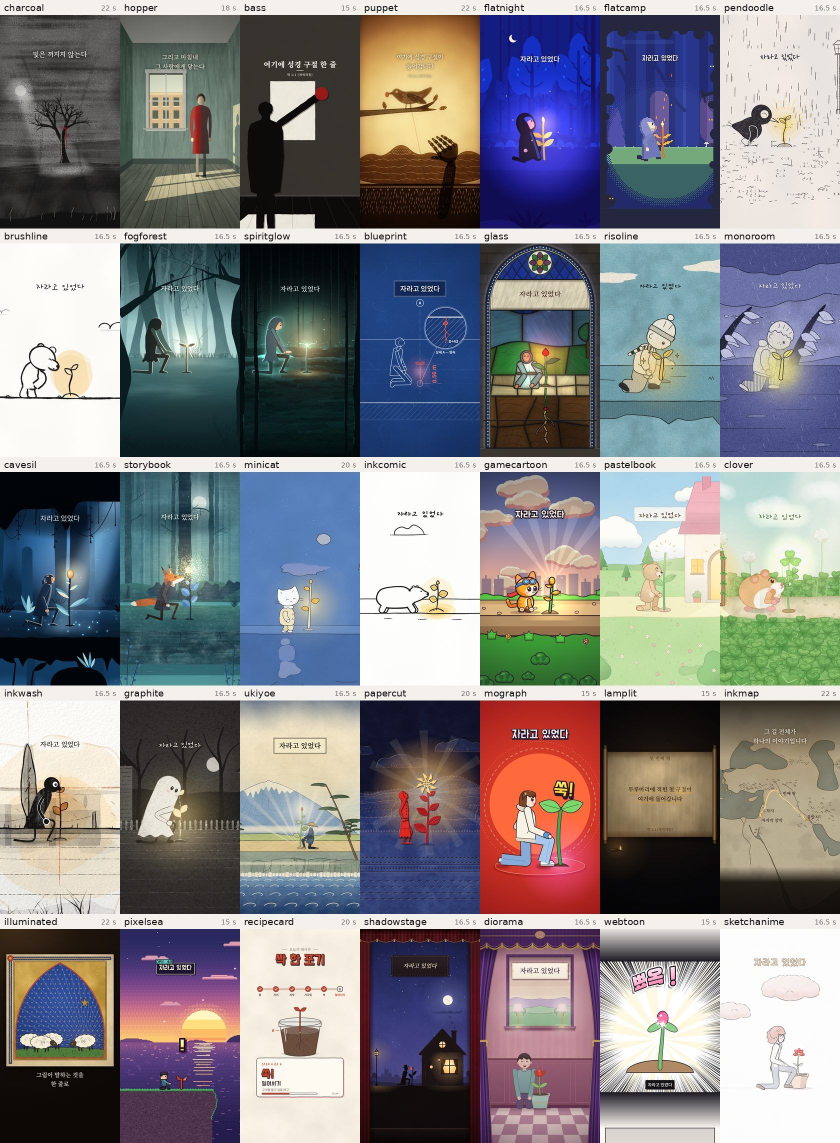
#> input picture canvas-film/kits/templates.jpg, 1680 x 2285 px (shown at 1/2 size); its folder holds only this picture in this run
$ python -i finish.py   (imports and definitions only)
#> lines starting #> are read from the running program, lines starting #| are printed output that depends on the picture
"""The lens and the film stock: linear render → the delivered frame. numpy + Pillow only.

Order matters and follows the light: glow in the lens (halation, bloom, streak) → the lens itself (softness,
aberration, distortion, vignette) → the stock's response (tone map) → the grade → grain → the letterbox.
Everything before the tone map works on scene-linear values, so a strip light at 40× white blooms like one.
"""
import numpy as np
from PIL import Image

from .util import hexcol

LUM = np.array([0.2126, 0.7152, 0.0722], np.float32)


# ---- blur / resample ----------------------------------------------------------------------------
def _box1(a, r, axis):
    if r < 1:
        return a
    pad = [(0, 0)] * a.ndim
    pad[axis] = (r + 1, r)
    c = np.cumsum(np.pad(a, pad, mode='edge'), axis=axis, dtype=np.float64)
    n = a.shape[axis]
    hi = np.take(c, np.arange(2 * r + 1, 2 * r + 1 + n), axis=axis)
    lo = np.take(c, np.arange(0, n), axis=axis)
    return ((hi - lo) / (2 * r + 1)).astype(np.float32)


def blur(a, sigma, sx=1.0, sy=1.0):
    """Gaussian-like blur (three box passes). Large sigmas run on a reduced copy: bloom does not need pixels."""
    if sigma <= 0.3:
        return a
    h, w = a.shape[:2]
    k = 1
    while sigma / k > 6 and min(h, w) // (k * 2) >= 8:
        k *= 2
    if k > 1:
        small = resize(a, max(1, w // k), max(1, h // k))
        return resize(blur(small, sigma / k, sx, sy), w, h)
    r = max(1, int(round(np.sqrt(12 * sigma * sigma / 3 + 1) / 2 - 0.5)))
    for _ in range(3):
        if sx > 0:
            a = _box1(a, max(1, int(round(r * sx))), 1)
        if sy > 0:
            a = _box1(a, max(1, int(round(r * sy))), 0)
    return a


# [16 lines left out: functions resize, _sample, not called in this run]


# ---- tone ---------------------------------------------------------------------------------------
_AGX_IN = np.array([[0.842479062253094, 0.0423282422610123, 0.0423756549057051],
                    [0.0784335999999992, 0.878468636469772, 0.0784336],
                    [0.0792237451477643, 0.0791661274605434, 0.879142973793104]], np.float32)
_AGX_OUT = np.array([[1.19687900512017, -0.0528968517574562, -0.0529716355144438],
                     [-0.0980208811401368, 1.15190312990417, -0.0980434501171241],
                     [-0.0990297440797205, -0.0989611768448433, 1.15107367264116]], np.float32)


# [142 lines left out: functions agx, filmic, encode, finish, fade_for, stats, not called in this run]


def sharpness(img8):
    """How sharp the sharpest part of the frame is (Laplacian energy of the best tiles). A shot whose subject is
    out of focus scores low everywhere."""
    a = img8.astype(np.float32) @ LUM
    rows = np.where(a.mean(1) > 1.5)[0]
    if len(rows) > 16:
        a = a[rows[0]:rows[-1] + 1]
    a = blur(a, 1.0)                                                     # look past the grain
    lap = np.abs(4 * a[1:-1, 1:-1] - a[:-2, 1:-1] - a[2:, 1:-1] - a[1:-1, :-2] - a[1:-1, 2:])
    th, tw = max(8, lap.shape[0] // 12), max(8, lap.shape[1] // 20)
    tiles = [lap[y:y + th, x:x + tw].mean() for y in range(0, lap.shape[0] - th + 1, th)
             for x in range(0, lap.shape[1] - tw + 1, tw)]
    tiles.sort()
    return float(np.mean(tiles[-max(1, len(tiles) // 20):]))

>>> import cv2
>>> picture = cv2.imread('../../../canvas-film/kits/templates.jpg')
#> picture is the input picture: shape (2285, 1680, 3); mean B, G, R 133.2, 129.6, 130.9
>>> result = sharpness(picture)
#> in sharpness, `a = img8.astype(np.float32) @ LUM`:
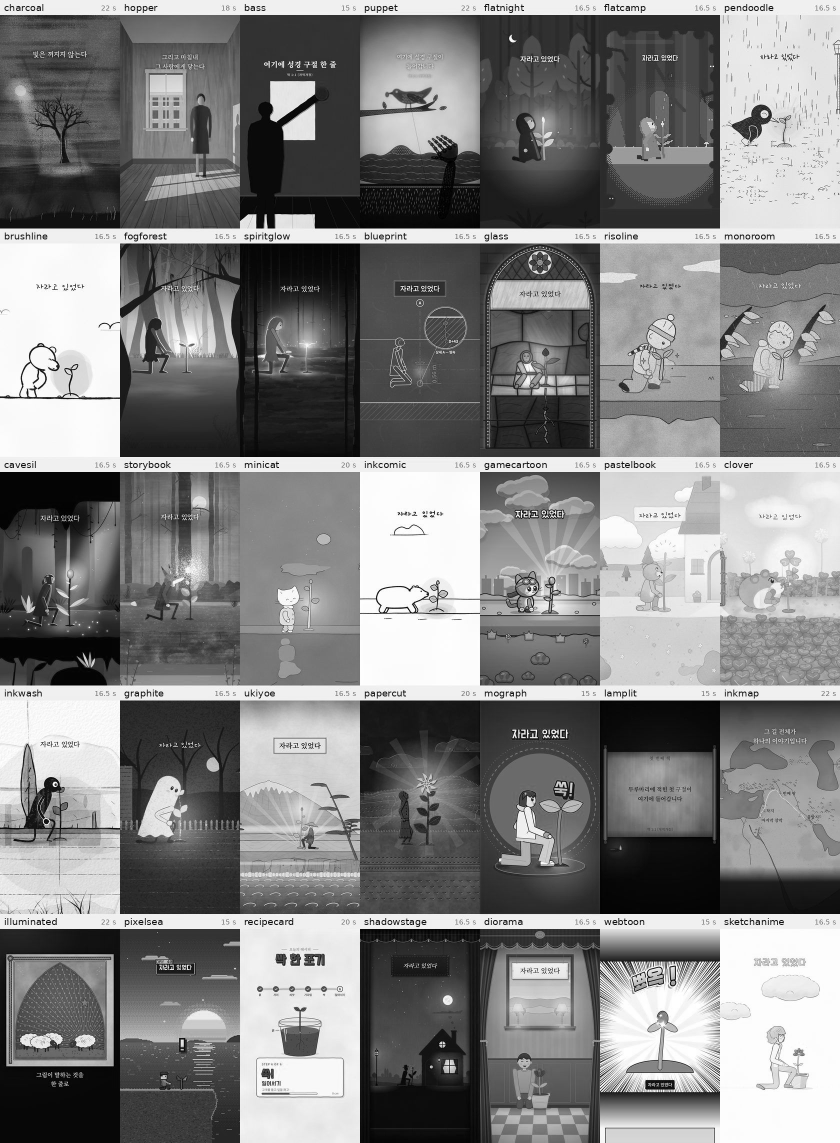
#> a: shape (2285, 1680) float32 (shown at 1/2 size); min 0, max 255, mean 130.5
#> in sharpness, `rows = np.where(a.mean(1) > 1.5)[0]`: rows = 2285 values from 0 to 2284
#> the loop in blur, `for _ in range(3):` made 3 passes
#> pass 1, in _box1, `c = np.cumsum(np.pad(a, pad, mode='edge'), axis=axis, dtype=np.float64)`:
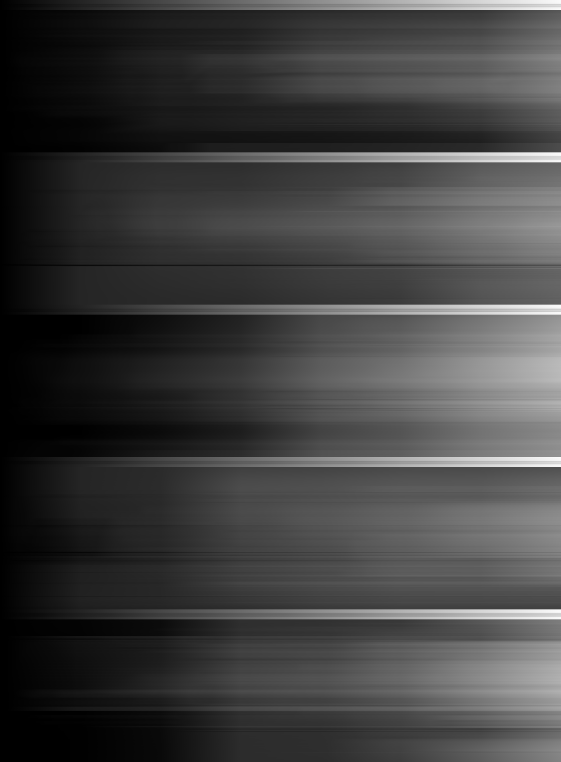
#> c: shape (2285, 1683) float64 (shown at 1/3 size); min 2.42, max 410819.8, mean 103028.1; drawn with min black and max white
#> in sharpness, `lap = np.abs(4 * a[1:-1, 1:-1] - a[:-2, 1:-1] - a[2:, 1:-1] - a[1:-1, ..`:
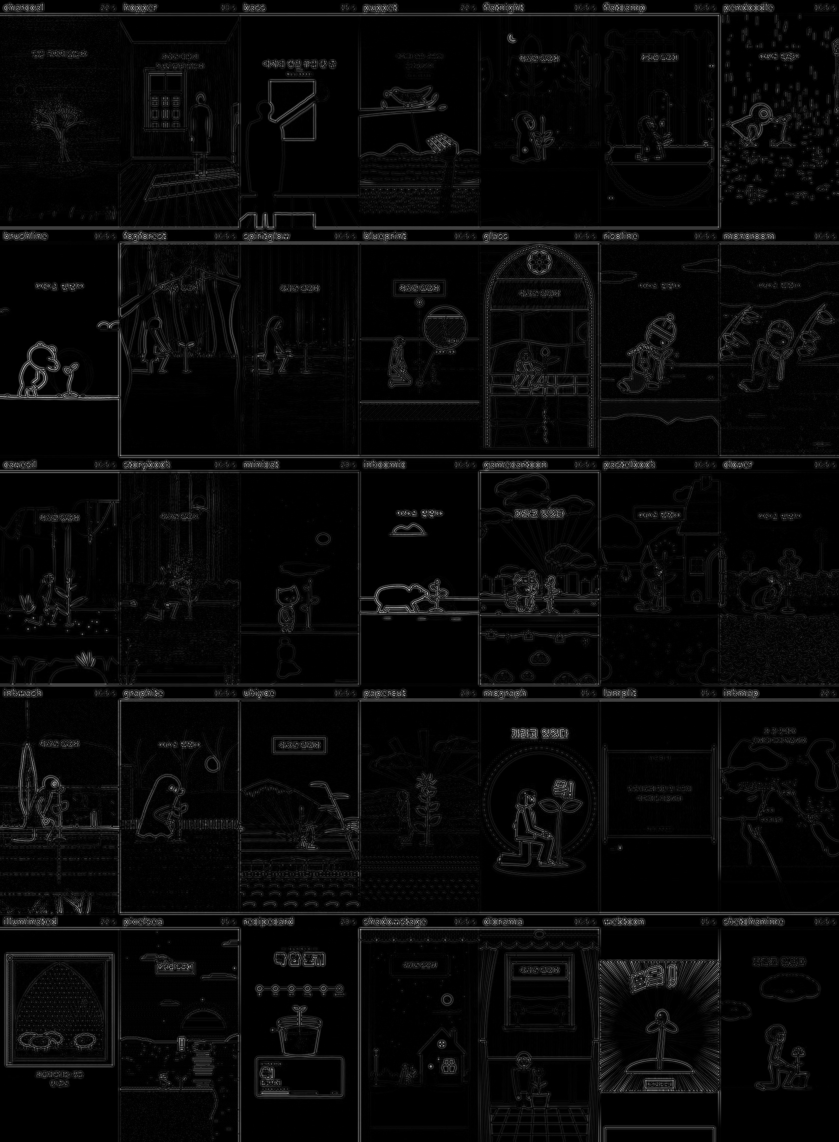
#> lap: shape (2283, 1678) float32 (shown at 1/2 size); min 0, max 65.92, mean 2.2; drawn with min black and max white
#> in sharpness, `tiles = [lap[y:y + th, x:x + tw].mean() for y in range(0, lap.shape[0]..`: tiles = 240 values, max 4.8 at index 160, min 0.164 at index 106, mean 2.23
#> result = 4.23
